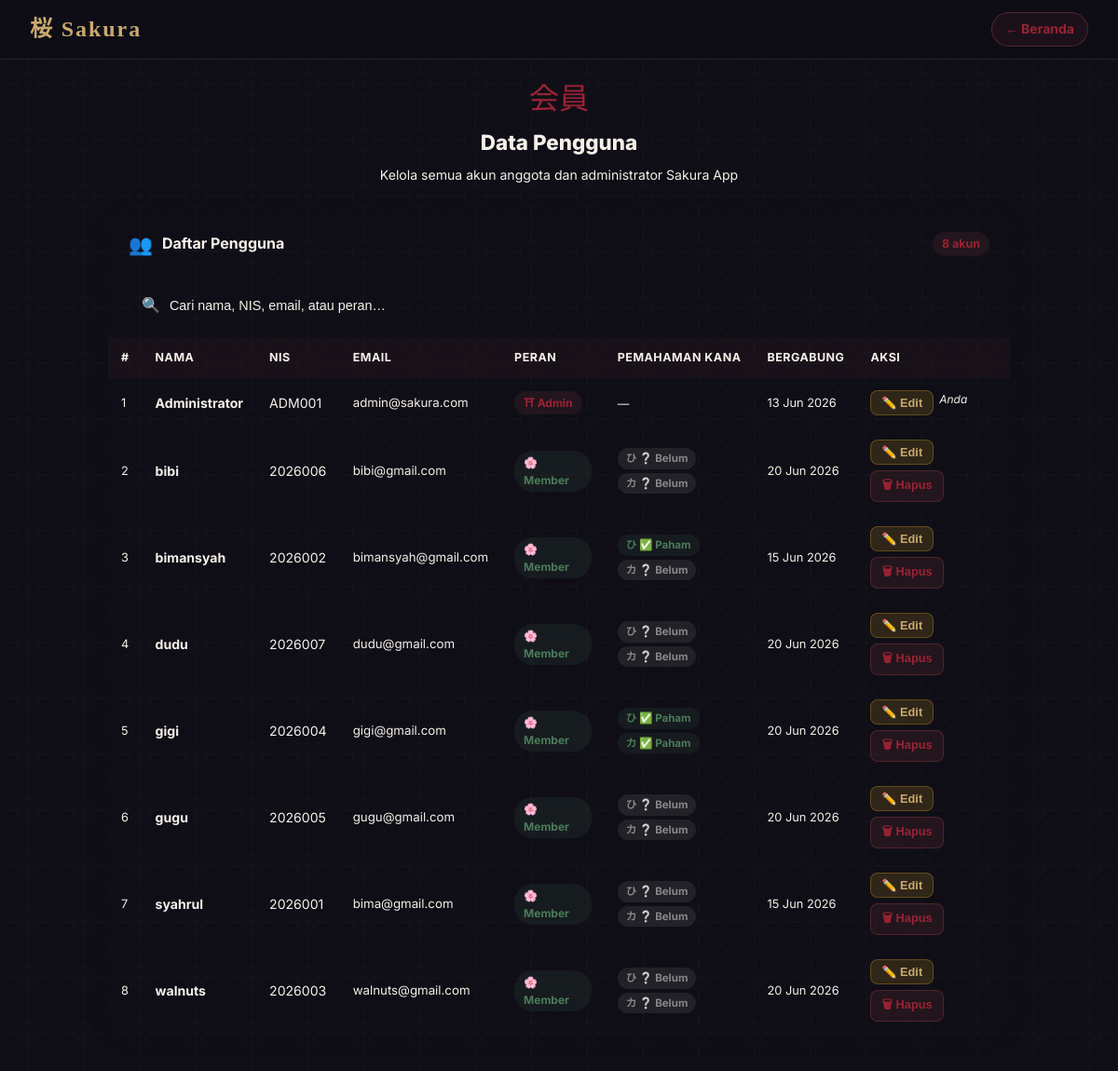
The app's page /data_user.php (signed in) with its own data.
### tables this page shows
CREATE TABLE `users` (
  `id` int UNSIGNED NOT NULL,
  `name` varchar(100) NOT NULL,
  `nis` varchar(30) DEFAULT NULL,
  `email` varchar(150) NOT NULL,
  `password` varchar(255) NOT NULL,
  `role` enum('admin','user') NOT NULL DEFAULT 'user',
  `avatar` varchar(255) DEFAULT NULL,
  `bio` text,
  `hiragana_status` enum('belum_dijawab','sudah_paham','lulus_ujian') NOT NULL DEFAULT 'belum_dijawab' COMMENT 'Status pemahaman Hiragana user',
  `hiragana_updated_at` timestamp NULL DEFAULT NULL COMMENT 'Waktu terakhir status hiragana berubah',
  `katakana_status` enum('belum_dijawab','sudah_paham','lulus_ujian') NOT NULL DEFAULT 'belum_dijawab' COMMENT 'Status pemahaman Katakana user',
  `katakana_updated_at` timestamp NULL DEFAULT NULL COMMENT 'Waktu terakhir status katakana berubah',
  `hiragana_exam_score` decimal(5,2) DEFAULT NULL COMMENT 'Skor ujian pemahaman hiragana terakhir (%)',
  `katakana_exam_score` decimal(5,2) DEFAULT NULL COMMENT 'Skor ujian pemahaman katakana terakhir (%)',
  `created_at` timestamp NULL DEFAULT CURRENT_TIMESTAMP,
  `updated_at` timestamp NULL DEFAULT CURRENT_TIMESTAMP ON UPDATE CURRENT_TIMESTAMP,
  `kana_onboarding_asked_at` timestamp NULL DEFAULT NULL COMMENT 'Waktu modal onboarding hiragana/katakana pertama kali dijawab (NULL = belum pernah ditanya / user baru)'
);

### config.php (called while the page is built, shortened)
<?php
function getDB(): PDO {
    static $pdo = null;
    if ($pdo === null) {
        $dsn = "mysql:host=" . DB_HOST . ";dbname=" . DB_NAME . ";charset=" . DB_CHARSET;
        $options = [
            PDO::ATTR_ERRMODE            => PDO::ERRMODE_EXCEPTION,
            PDO::ATTR_DEFAULT_FETCH_MODE => PDO::FETCH_ASSOC,
            PDO::ATTR_EMULATE_PREPARES   => false,
        ];
        try {
            $pdo = new PDO($dsn, DB_USER, DB_PASS, $options);
        } catch (PDOException $e) {
            die(json_encode(['error' => 'Koneksi database gagal: ' . $e->getMessage()]));
        }
    }
    return $pdo;
}
function getCurrentUser(): ?array {
    $db = getDB();
    $stmt = $db->prepare("SELECT id, name, nis, email, role, avatar, bio, created_at FROM users WHERE id = ?");
    $stmt->execute([$_SESSION['user_id']]);
    return $stmt->fetch() ?: null;
}

### data_user.php (the view, shortened to what this page needs)
<?php
require_once 'config.php';
$user    = getCurrentUser();
$db      = getDB();
$users = $db->query("SELECT id, name, nis, email, role, created_at, hiragana_status, katakana_status, hiragana_exam_score, katakana_exam_score FROM users ORDER BY role ASC, name ASC")->fetchAll();
?>
<!DOCTYPE html>
<html lang="id">
<head>
  <link rel="stylesheet" href="css/style.css">
</head>
<body class="dashboard-page">
  <div class="asanoha-bg"></div>
  <header class="topbar">
    <div class="topbar-brand">桜 Sakura</div>
    <div style="display:flex; align-items:center; gap:10px;">
      <a href="beranda.php" class="du-back-btn" title="Kembali ke Beranda">← Beranda</a>
    </div>
  </header>
  <main class="du-page fade-up">
    <div class="du-header">
      <span class="kanji-title">会員</span>
      <h1>Data Pengguna</h1>
      <p>Kelola semua akun anggota dan administrator Sakura App</p>
    </div>
    <div class="du-card">
      <div class="du-card-header">
        <span class="du-card-header-icon">👥</span>
        <span class="du-card-header-title">Daftar Pengguna</span>
        <span class="du-card-header-count" id="userCount"><?= count($users) ?> akun</span>
      </div>
      <?php if (empty($users)): ?>
        <div class="du-empty">Belum ada pengguna terdaftar.</div>
      <?php else: ?>
      <div class="du-search-wrap">
        <div class="du-search-inner">
          <span class="du-search-icon">🔍</span>
          <input
            type="text"
            class="du-search-input"
            id="userSearch"
            placeholder="Cari nama, NIS, email, atau peran…"
            autocomplete="off"
            oninput="filterUsers(this)"
          >
        </div>
      </div>
      <div class="du-table-wrap">
        <table class="du-table">
          <thead>
            <tr>
              <th>#</th>
              <th>Nama</th>
              <th>NIS</th>
              <th>Email</th>
              <th>Peran</th>
              <th>Pemahaman Kana</th>
              <th>Bergabung</th>
              <th>Aksi</th>
            </tr>
          </thead>
          <tbody id="userTableBody">
            <?php foreach ($users as $i => $u): ?>
            <tr
              data-name="<?= strtolower(htmlspecialchars($u['name'])) ?>"
              data-nis="<?= strtolower(htmlspecialchars($u['nis'] ?? '')) ?>"
              data-email="<?= strtolower(htmlspecialchars($u['email'])) ?>"
              data-role="<?= strtolower($u['role']) ?>"
            >
              <td data-label="No." style="color:var(--text-muted); font-size:.8rem;"><?= $i + 1 ?></td>
              <td data-label="Nama">
                <strong><?= htmlspecialchars($u['name']) ?></strong>
              </td>
              <td data-label="NIS">
                <?= $u['nis'] ? htmlspecialchars($u['nis']) : '<span style="color:var(--text-muted);font-style:italic;">—</span>' ?>
              </td>
              <td data-label="Email" style="font-size:.83rem; color:var(--text-muted);">
                <?= htmlspecialchars($u['email']) ?>
              </td>
              <td data-label="Peran">
                <span class="role-pill <?= $u['role'] ?>">
                  <?= $u['role'] === 'admin' ? '⛩ Admin' : '🌸 Member' ?>
                </span>
              </td>
              <td data-label="Pemahaman Kana">
                <?php if ($u['role'] === 'admin'): ?>
                  <span style="color:var(--text-muted); font-style:italic; font-size:.78rem;">—</span>
                <?php else:
                  $kanaPillMap = [
                      'belum_dijawab' => ['❔ Belum', 'kana-pill-belum'],
                      'sudah_paham'   => ['✅ Paham', 'kana-pill-paham'],
                      'lulus_ujian'   => ['🏅 Lulus', 'kana-pill-lulus'],
                  ];
                  $hStat = $u['hiragana_status'] ?? 'belum_dijawab';
                  $kStat = $u['katakana_status'] ?? 'belum_dijawab';
                  [$hText, $hCls] = $kanaPillMap[$hStat] ?? $kanaPillMap['belum_dijawab'];
                  [$kText, $kCls] = $kanaPillMap[$kStat] ?? $kanaPillMap['belum_dijawab'];
                ?>
                <div class="kana-pill-stack">
                  <span class="kana-pill <?= $hCls ?>" title="Hiragana<?= $u['hiragana_exam_score'] !== null ? ' — skor ujian terakhir: ' . htmlspecialchars($u['hiragana_exam_score']) . '%' : '' ?>">ひ <?= $hText ?></span>
                  <span class="kana-pill <?= $kCls ?>" title="Katakana<?= $u['katakana_exam_score'] !== null ? ' — skor ujian terakhir: ' . htmlspecialchars($u['katakana_exam_score']) . '%' : '' ?>">カ <?= $kText ?></span>
                </div>
                <?php endif; ?>
              </td>
              <td data-label="Bergabung" style="font-size:.8rem; color:var(--text-muted); white-space:nowrap;">
                <?= date('d M Y', strtotime($u['created_at'])) ?>
              </td>
              <td data-label="Aksi">
                <div class="du-actions">
                  <button class="du-btn du-btn-edit"
                    onclick="openEdit(<?= $u['id'] ?>, '<?= htmlspecialchars(addslashes($u['name'])) ?>', '<?= htmlspecialchars(addslashes($u['nis'] ?? '')) ?>')">
                    ✏️ Edit
                  </button>
                  <?php if ((int)$u['id'] !== (int)$user['id']): ?>
                  <button class="du-btn du-btn-delete"
                    onclick="openDelete(<?= $u['id'] ?>, '<?= htmlspecialchars(addslashes($u['name'])) ?>')">
                    🗑 Hapus
                  </button>
                  <?php else: ?>
                  <span style="font-size:.75rem; color:var(--text-muted); font-style:italic;">Anda</span>
                  <?php endif; ?>
                </div>
              </td>
            </tr>
            <?php endforeach; ?>
          </tbody>
        </table>
      </div>
      <?php endif; ?>
    </div>
  </main>
</body>
</html>

### css/style.css (style rules this page uses)
:root { --navy: #0f0e17; --navy-mid: #1a1a2e; --navy-soft: #16213e; --cream: #f5f0e8; --cream-soft: #ede8de; --gold: #c9a96e; --gold-light: #e8d5a3; --torii: #9b2335; --torii-soft: #c0392b; --bamboo: #4a7c59; --ink: #2c2c3e; --mist: #8a8a9e; --white: #ffffff; --shadow-soft: 0 4px 30px rgba(0,0,0,0.3); --shadow-card: 0 8px 40px rgba(0,0,0,0.4); --radius: 16px; --radius-sm: 8px; --transition: 0.3s cubic-bezier(0.4, 0, 0.2, 1); }
*, *::before, *::after { box-sizing: border-box; margin: 0; padding: 0; }
html { scroll-behavior: smooth; }
body { font-family: 'Inter', 'Noto Serif JP', sans-serif; background-color: var(--navy); color: var(--cream); min-height: 100vh; overflow-x: hidden; line-height: 1.6; }
.asanoha-bg { position: fixed; inset: 0; z-index: 0; pointer-events: none; }
.dashboard-page { min-height: 100vh; display: flex; flex-direction: column; position: relative; }
.topbar { position: sticky; top: 0; z-index: 250; background: rgba(15,14,23,0.85); backdrop-filter: blur(20px); border-bottom: 1px solid rgba(201,169,110,0.15); padding: 0 32px; min-height: 64px; display: flex; align-items: center; justify-content: space-between; flex-wrap: wrap; gap: 10px; row-gap: 8px; }
.topbar-brand { font-family: 'Noto Serif JP', serif; font-size: 1.5rem; color: var(--gold); letter-spacing: 0.08em; font-weight: 700; }
.fade-up { animation: fadeUp 0.6s ease forwards; }

### records on screen
users: name "Administrator", nis "ADM001", email "admin@sakura.com", role "⛩ Admin", created_at "13 Jun 2026", shows "Anda"
users: name "bibi", nis "2026006", email "bibi@gmail.com", role "🌸 Member", hText "❔ Belum", kText "❔ Belum", created_at "20 Jun 2026"
users: name "bimansyah", nis "2026002", email "bimansyah@gmail.com", role "🌸 Member", hText "✅ Paham", kText "❔ Belum", created_at "15 Jun 2026"
users: name "dudu", nis "2026007", email "dudu@gmail.com", role "🌸 Member", hText "❔ Belum", kText "❔ Belum", created_at "20 Jun 2026"
users: name "gigi", nis "2026004", email "gigi@gmail.com", role "🌸 Member", hText "✅ Paham", kText "✅ Paham", created_at "20 Jun 2026"
users: name "gugu", nis "2026005", email "gugu@gmail.com", role "🌸 Member", hText "❔ Belum", kText "❔ Belum", created_at "20 Jun 2026"
users: name "syahrul", nis "2026001", email "bima@gmail.com", role "🌸 Member", hText "❔ Belum", kText "❔ Belum", created_at "15 Jun 2026"
users: name "walnuts", nis "2026003", email "walnuts@gmail.com", role "🌸 Member", hText "❔ Belum", kText "❔ Belum", created_at "20 Jun 2026"

### other values on screen
count($users) "8"
